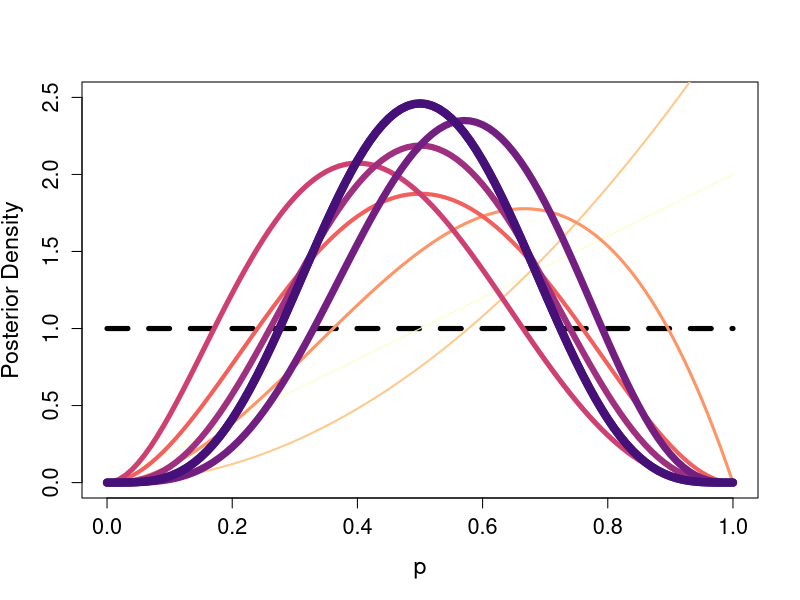

R code for this plot:
library(viridis)
palette(rev(viridis(10,option="A")))

sim_bayes<-function(p=0.5,N=10,y_lim=2.5)
{
  success<-0
  curve(dbeta(x,1,1),xlim=c(0,1),
  ylim=c(0,y_lim),xlab='p',ylab='Posterior Density',col="black",lty=2,
  lwd=5,cex.lab=1.4,cex.axis=1.3)
  
  #legend('topright',legend=c('Prior','Updated Posteriors','Final Posterior'),lty=c(2,1,1),col=c(1,1,'red'))
  
  for(i in 1:N)
  {
    if(runif(1,0,1)<=p)
      success<-success+1
    
    curve(dbeta(x,success+1,(i-success)+1),add=TRUE,col=i,lwd=i)
    print(paste(success,"successes and ",i-success," failures"))
  }
  curve(dbeta(x,success+1,(i-success)+1),add=TRUE,col=i,lwd=i)
}

sim_bayes(p=0.6,N=8)
